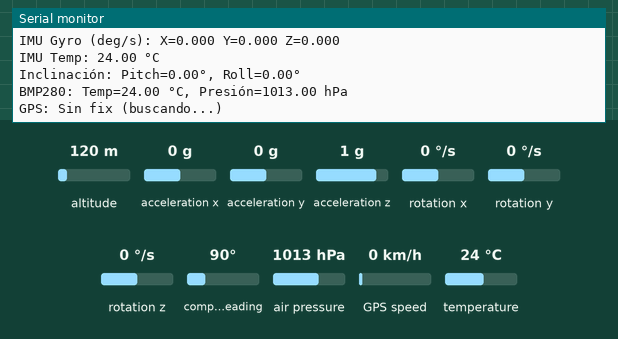
The program below on a simulated ESP32. Parts: the last lines printed to the serial monitor. The inputs (shaded band) are chosen by the test bench; at power-on: acceleration x 0 g, acceleration y 0 g, acceleration z 1 g, rotation x 0 °/s, rotation y 0 °/s, altitude 120 m, rotation z 0 °/s, compass heading 90°, air pressure 1013 hPa, GPS speed 0 km/h, temperature 24 °C. The GPS gets a fix after 3 s at 37.7749, -122.4194 with 8 satellites.

Above: at 1.4 s.
1.5 s: acceleration x set to -1.4 g
At 4.8 s:
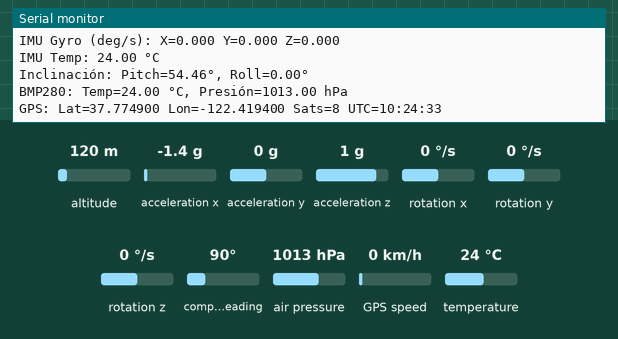
5.6 s: acceleration y set to -1.4 g
At 6.8 s:
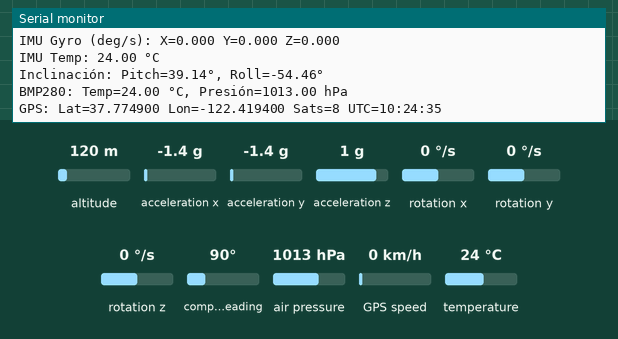
7.1 s: acceleration z set to -1.4 g
At 7.1 s:
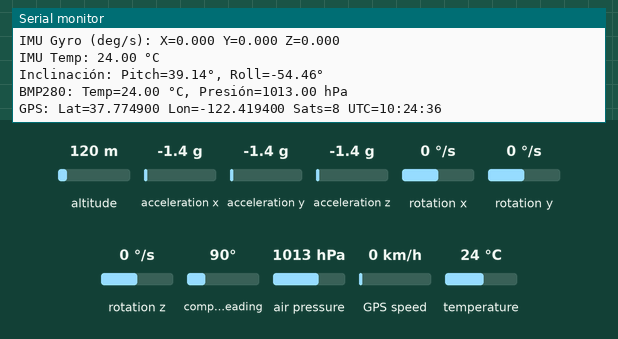
8.6 s: rotation x set to -192 °/s
At 9.8 s:
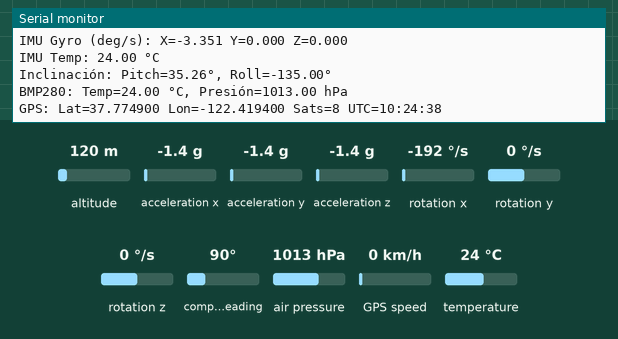
10.1 s: rotation y set to -192 °/s
At 10.1 s:
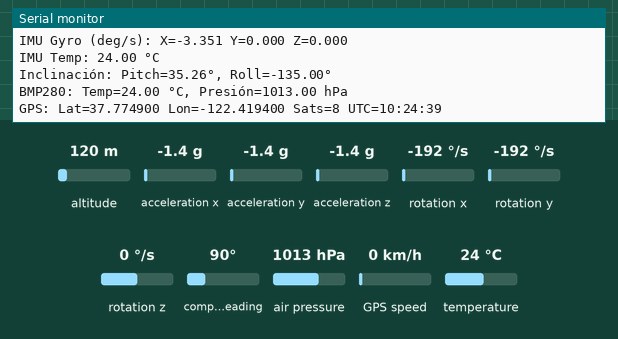
Timing chart, 0 to 12.6 s (numbered marks = the images above; inputs shaded):
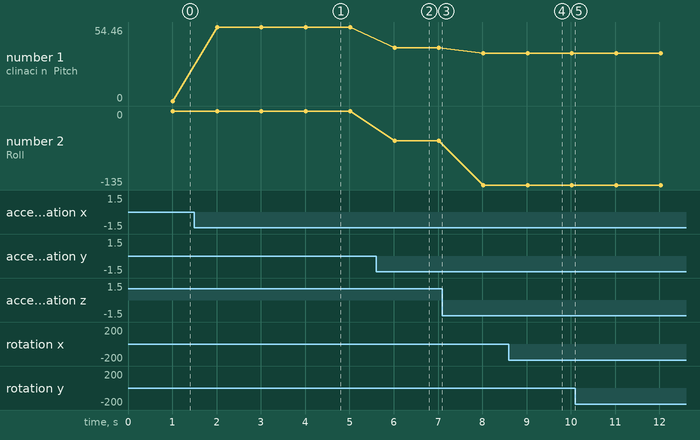

Measured:
- after the input at 1.5 s, the serial monitor: prints a new line after 0.50 s (image 1)
- after the input at 5.6 s, the serial monitor: prints a new line after 0.41 s (image 2)
- after the input at 8.6 s, the serial monitor: prints a new line after 0.42 s (image 4)
- plotted number 1: 0 → 54.46 after the input at 1.5 s, 54.46 → 39.14 after the input at 5.6 s, 39.14 → 35.26 after the input at 7.1 s
- plotted number 2: 0 → -54.46 after the input at 5.6 s, -54.46 → -135 after the input at 7.1 s

The program:

main.cpp
```cpp
#include <Arduino.h>
#include <Wire.h>
#include <Adafruit_MPU6050.h>
#include <Adafruit_Sensor.h>
#include <Adafruit_BMP280.h>
#include <TinyGPS++.h>
#include <math.h>

// ---------- Objetos globales ----------
Adafruit_MPU6050 mpu;
Adafruit_BMP280 bmp;   // 0x76/0x77
TinyGPSPlus gps;

// UART1 pins para ESP32 (GPS)
static const int GPS_RX_PIN = 16; // ESP32 RX1  <=  GPS TX
static const int GPS_TX_PIN = 17; // ESP32 TX1  =>  GPS RX
static const uint32_t GPS_BAUD  = 9600;

// I2C pins ESP32
static const int I2C_SDA = 21;
static const int I2C_SCL = 22;

// ---------- Estado para tiempos ----------
static unsigned long lastPrintMs = 0;     // impresión legible (1 Hz)
static unsigned long lastCsvMs   = 0;     // impresión CSV (60 s)
static const unsigned long PRINT_PERIOD_MS = 1000;
static const unsigned long CSV_PERIOD_MS   = 60000;

// ---------- Últimos datos GPS válidos ----------
double lastLat = NAN, lastLng = NAN;
uint32_t lastSats = 0;
int lastHour = -1, lastMin = -1, lastSec = -1;
bool haveFix = false;

// ---------- Utilidades ----------
static inline float rad2deg(float r){ return r * 180.0f / PI; }

static void printTwoDigits(int v) {
  if (v < 10) Serial.print('0');
  Serial.print(v);
}

// Lee NMEA sin bloquear
static void serviceGPS() {
  while (Serial1.available() > 0) {
    char c = (char)Serial1.read();
    gps.encode(c);
  }

  // Actualiza caché de últimos valores válidos
  if (gps.location.isValid()) {
    lastLat = gps.location.lat();
    lastLng = gps.location.lng();
  }
  if (gps.satellites.isValid()) {
    lastSats = gps.satellites.value();
  }
  if (gps.time.isValid()) {
    lastHour = gps.time.hour();
    lastMin  = gps.time.minute();
    lastSec  = gps.time.second();
  }
  // Consideramos "fix razonable" con >= 3 satélites y location válida
  haveFix = gps.location.isValid() && gps.satellites.isValid() && (gps.satellites.value() >= 3);
}

void setup() {
  Serial.begin(115200);
  // Espera breve al monitor
  unsigned long t0 = millis();
  while (!Serial && (millis() - t0 < 1500)) { /* wait */ }

  // I2C
  Wire.begin(I2C_SDA, I2C_SCL);

  // ---------- Inicializar MPU6050 ----------
  if (!mpu.begin()) {
    Serial.println("ERROR: No se encontró MPU6050.");
    while (true) delay(10);
  }
  Serial.println("MPU6050 conectado.");
  mpu.setAccelerometerRange(MPU6050_RANGE_8_G);
  mpu.setGyroRange(MPU6050_RANGE_500_DEG);
  mpu.setFilterBandwidth(MPU6050_BAND_21_HZ);

  // ---------- Inicializar BMP280 ----------
  if (!bmp.begin(0x76)) {
    Serial.println("BMP280 no en 0x76, probando 0x77...");
    if (!bmp.begin(0x77)) {
      Serial.println("ERROR: No se encontró BMP280.");
      while (true) delay(10);
    }
  }
  Serial.println("BMP280 conectado.");
  // Config opcional: oversampling/standby si quieres ajustar consumo/resolución

  // ---------- GPS UART1 ----------
  Serial1.begin(GPS_BAUD, SERIAL_8N1, GPS_RX_PIN, GPS_TX_PIN);
  delay(200);
  Serial.println("====== Monitor Integrado IMU+BARO+GPS ======");
  Serial.println("Esperando datos válidos de sensores/GPS...\n");

  // ---------- Encabezado CSV ----------
  Serial.println(
    "Timestamp_ms,"
    "AccelX,AccelY,AccelZ,"
    "GyroX,GyroY,GyroZ,"
    "TempMPU,Pitch_deg,Roll_deg,"
    "TempBMP_C,Pressure_hPa,"
    "GPS_Lat,GPS_Lon,GPS_Sats,UTC_HH,UTC_MM,UTC_SS"
  );
}

void loop() {
  // 1) Leer continuamente GPS (no bloquear)
  serviceGPS();

  // 2) Leer IMU
  sensors_event_t a, g, temp_mpu;
  mpu.getEvent(&a, &g, &temp_mpu);

  // 3) Leer BMP280
  float temp_bmp = bmp.readTemperature();         // °C
  float pressure = bmp.readPressure() / 100.0f;   // hPa

  // 4) Calcular inclinaciones (Pitch/Roll) a partir de acelerómetro
  //    Pitch: rotación sobre eje Y; Roll: rotación sobre eje X (convención simple)
  float pitch = rad2deg(atan2f(-a.acceleration.x,
                    sqrtf(a.acceleration.y * a.acceleration.y +
                          a.acceleration.z * a.acceleration.z)));
  float roll  = rad2deg(atan2f(a.acceleration.y, a.acceleration.z));

  unsigned long now = millis();

  // ----------- Impresión legible cada 1 s -----------
  if (now - lastPrintMs >= PRINT_PERIOD_MS) {
    Serial.println("------ LECTURA 1 Hz ------");

    Serial.print("IMU Accel (m/s^2): X=");
    Serial.print(a.acceleration.x, 3);
    Serial.print(" Y=");
    Serial.print(a.acceleration.y, 3);
    Serial.print(" Z=");
    Serial.println(a.acceleration.z, 3);

    Serial.print("IMU Gyro (deg/s): X=");
    Serial.print(g.gyro.x, 3);
    Serial.print(" Y=");
    Serial.print(g.gyro.y, 3);
    Serial.print(" Z=");
    Serial.println(g.gyro.z, 3);

    Serial.print("IMU Temp: ");
    Serial.print(temp_mpu.temperature, 2);
    Serial.println(" °C");

    Serial.print("Inclinación: Pitch=");
    Serial.print(pitch, 2);
    Serial.print("°, Roll=");
    Serial.print(roll, 2);
    Serial.println("°");

    Serial.print("BMP280: Temp=");
    Serial.print(temp_bmp, 2);
    Serial.print(" °C, Presión=");
    Serial.print(pressure, 2);
    Serial.println(" hPa");

    Serial.print("GPS: ");
    if (haveFix) {
      Serial.print("Lat=");
      Serial.print(lastLat, 6);
      Serial.print(" Lon=");
      Serial.print(lastLng, 6);
      Serial.print(" Sats=");
      Serial.print(lastSats);
      Serial.print(" UTC=");
      if (lastHour >= 0) {
        printTwoDigits(lastHour); Serial.print(":");
        printTwoDigits(lastMin);  Serial.print(":");
        printTwoDigits(lastSec);
      } else {
        Serial.print("--:--:--");
      }
    } else {
      Serial.print("Sin fix (buscando...)");
      if (lastSats > 0) {
        Serial.print(" | Sats vistos=");
        Serial.print(lastSats);
      }
    }
    Serial.println();

    lastPrintMs = now;
  }

  // ----------- Línea CSV cada 60 s -----------
  if (now - lastCsvMs >= CSV_PERIOD_MS) {
    Serial.print(now); Serial.print(",");

    Serial.print(a.acceleration.x, 6); Serial.print(",");
    Serial.print(a.acceleration.y, 6); Serial.print(",");
    Serial.print(a.acceleration.z, 6); Serial.print(",");

    Serial.print(g.gyro.x, 6); Serial.print(",");
    Serial.print(g.gyro.y, 6); Serial.print(",");
    Serial.print(g.gyro.z, 6); Serial.print(",");

    Serial.print(temp_mpu.temperature, 2); Serial.print(",");
    Serial.print(pitch, 2); Serial.print(",");
    Serial.print(roll, 2);  Serial.print(",");

    Serial.print(temp_bmp, 2);  Serial.print(",");
    Serial.print(pressure, 2);  Serial.print(",");

    // GPS (si no hay fix, manda NaN)
    if (haveFix) {
      Serial.print(lastLat, 6); Serial.print(",");
      Serial.print(lastLng, 6); Serial.print(",");
      Serial.print(lastSats);    Serial.print(",");
      Serial.print((lastHour >= 0) ? lastHour : -1); Serial.print(",");
      Serial.print((lastMin  >= 0) ? lastMin  : -1); Serial.print(",");
      Serial.print((lastSec  >= 0) ? lastSec  : -1);
    } else {
      Serial.print("nan,nan,");
      Serial.print(lastSats); Serial.print(",");
      Serial.print("-1,-1,-1");
    }
    Serial.println();

    lastCsvMs = now;
  }

  // Pequeño delay para no saturar la CPU (GPS sigue atendido arriba)
}
```
